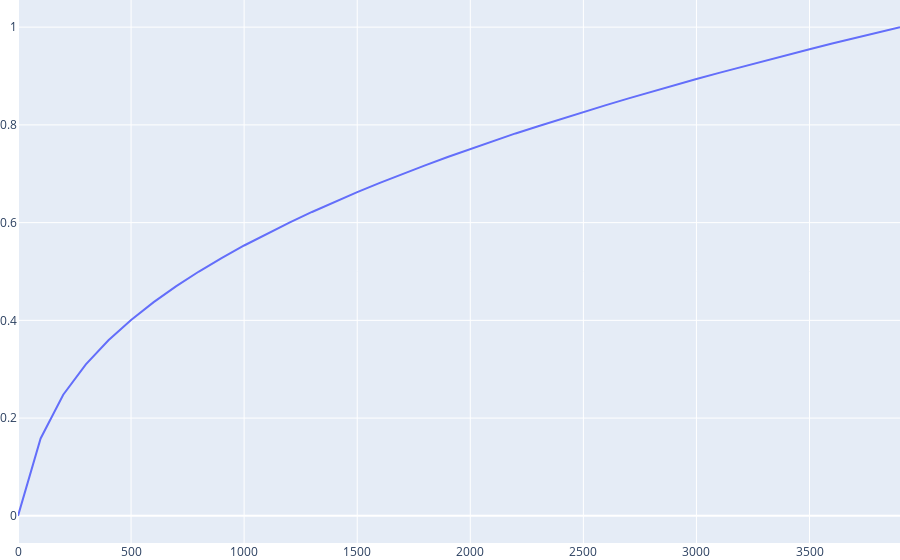

Notebook cell for this chart:
### Markdown cell above
# Check curent file

### Code cell
out_name=input('Write task name: ')
cur_filename ='\\'+out_name+'.csv'
df = pd.read_csv(PATH+r'\cleared' + cur_filename)
df = df.rename(columns={
    '% k1': 'k1',
    df.columns[1]: 'target',
})
fig = go.Figure()
fig.update_layout(margin={'r': 0, 'l': 0, 't': 0, 'b': 0})
fig.add_traces(
    go.Scatter(
        x=df['k1'],
        y=df['target'],
        hovertemplate='k1: %{x}<br>integral: %{y:.2f}',
        name='',
    ))

### Figure 1 — Plotly figure (JSON) as saved in the notebook; plotly's stock layout.template omitted (floating-point values rounded to 4 significant figures)
{"data": [{"hovertemplate": "k1: %{x}<br>integral: %{y:.2f}", "name": "", "type": "scatter", "x": [0, 100, 200, 300, 400, 500, 600, 700, 800, 900, 1000, 1100, 1200, 1300, 1400, 1500, 1600, 1700, 1800, 1900, 2000, 2100, 2200, 2300, 2400, 2500, 2600, 2700, 2800, 2900, 3000, 3100, 3200, 3300, 3400, 3500, 3600, 3700, 3800, 3900], "y": [0, 0.1584, 0.2478, 0.31, 0.3593, 0.4009, 0.4374, 0.4701, 0.5, 0.5275, 0.5532, 0.5774, 0.6002, 0.6218, 0.6425, 0.6623, 0.6813, 0.6996, 0.7172, 0.7343, 0.7509, 0.7669, 0.7825, 0.7972, 0.812, 0.8264, 0.8404, 0.8543, 0.8677, 0.8809, 0.8938, 0.9064, 0.9189, 0.9311, 0.943, 0.9548, 0.9664, 0.9778, 0.989, 1]}], "layout": {"margin": {"b": 0, "l": 0, "r": 0, "t": 0}}}
